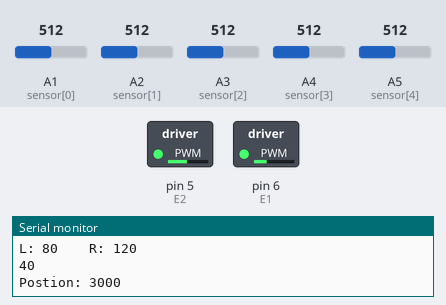
The sketch below on a simulated Arduino Uno, built with avr-gcc and run on an emulated ATmega328P. Shown: switched loads named in the sketch (green lamp = pin HIGH), the last lines printed to the serial monitor. The test bench sets the inputs (shaded band); at power-on: A1 (sensor[0]) = 512, A4 (sensor[3]) = 512, A5 (sensor[4]) = 512, A2 (sensor[1]) = 512, A3 (sensor[2]) = 512.

Above: at 1.2 s.
1.3 s: A1 (sensor[0]) set to 583
At 2.6 s:
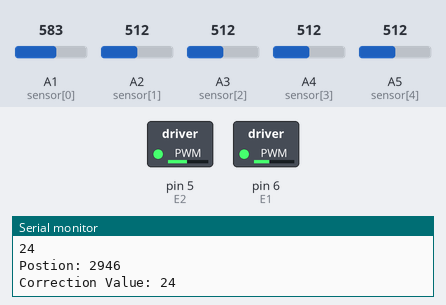
2.9 s: A1 (sensor[0]) set to 598
At 3.7 s:
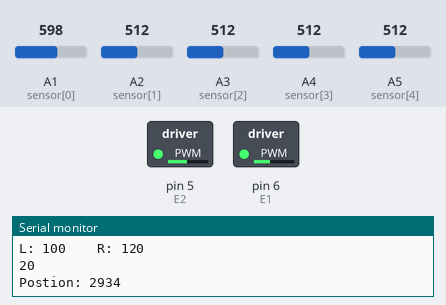
5.9 s: A4 (sensor[3]) set to 716
At 6.4 s:
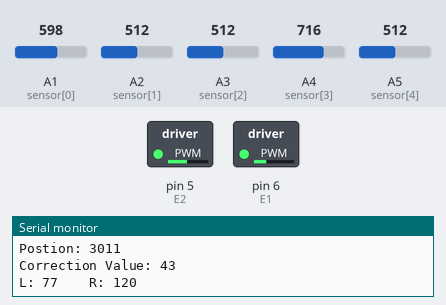
7.5 s: A5 (sensor[4]) set to 716
At 8.5 s:
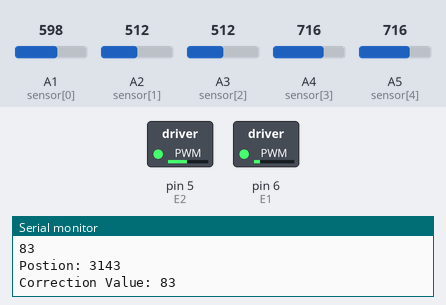
9.1 s: A4 (sensor[3]) set to 110
At 9.6 s:
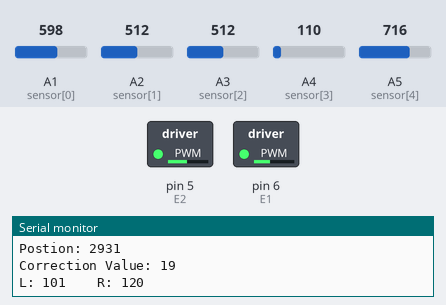
10.7 s: A5 (sensor[4]) set to 306
At 11.6 s:
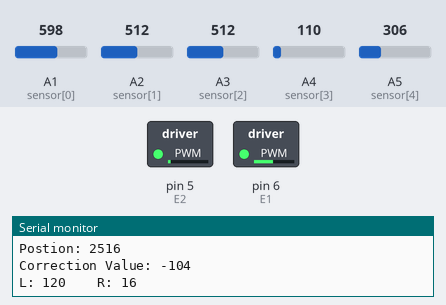
Timing chart, 0 to 13.2 s (numbered marks = the images above; inputs shaded):
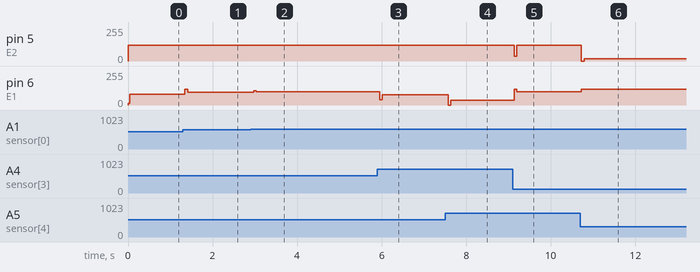

Measured:
- after the input at 1.3 s, pin 5 (E2): 120/255 → 118/255 after 0.05 s, → 120/255 0.06 s later; pin 6 (E1): 80/255 → 120/255 after 0.05 s, → 96/255 0.06 s later
- after the input at 2.9 s, pin 6 (E1): 96/255 → 106/255 after 0.07 s, → 100/255 0.06 s later
- after the input at 5.9 s, pin 6 (E1): 100/255 → 38/255 after 0.05 s, → 77/255 0.06 s later
- after the input at 7.5 s, pin 6 (E1): 77/255 → 0/255 after 0.08 s, → 37/255 0.06 s later
- after the input at 9.1 s, pin 5 (E2): 120/255 → 34/255 at once, → 120/255 0.06 s later; pin 6 (E1): 37/255 → 120/255 at once, → 101/255 0.06 s later
- after the input at 10.7 s, pin 5 (E2): 120/255 → 0/255 at once, → 16/255 0.07 s later; pin 6 (E1): 101/255 → 120/255 at once

The sketch:

hack.ino
```cpp
const int sensor[5] = {A1, A2, A3, A4, A5}; // Setting sensor array to analog pins
const float Kp = 0.3;//0.8; //CHANGE THESE
const float Ki = 0;//0.4;
const float Kd = 0.5;//0.3;
const int setPoint = 2865; // YOU SHOULD CHANGE THIS (This is what the robot will refer to as 'correct') Find position at set point and put the value in.
const int maxSpeed = 120; //YOU CAN CHANGE THIS
const int ldr_pin = A0;
int E1 = 6;     //M1 Speed Control
int E2 = 5;     //M2 Speed Control
int M1 = 4;    //M1 Direction Control
int M2 = 7;    //M1 Direction Control

int leftSpeed = 0;
int rightSpeed = 0;

int sensorReadings[5] = {0, 0, 0, 0, 0}; // For storing sensor readings
long sensorWeighted;
long sensorSum;

int correctionValue = 0;
double lastProportional = 0.0;

void readSensors() {
  sensorWeighted = 0;
  sensorSum = 0;
  for(int i = 0; i <5;i++){//for (int i = 0; i < 5; i++){
    sensorReadings[i] = map(analogRead(sensor[i]), 0, 1023, 0, 1000);
    sensorWeighted += sensorReadings[i] * (i + 1) * 1000L;  // Calculating the weighted version of the sensor readings
    sensorSum += sensorReadings[i]; // Calculating sum of sensor readings
  }
}

void pidCalc() {
  long Position = sensorWeighted / sensorSum;
  Serial.print("Postion: ");
  Serial.println(Position);
  long Proportional = Position - setPoint; // Finds difference from setPoint
  long Integral = Integral + Proportional; // Sums differences iteratively
  long Derivative = Proportional - lastProportional; // Finds rate of change of difference
  lastProportional = Proportional; // Saves difference state for referencing derivative

  correctionValue = int(Proportional * Kp + Integral * Ki + Derivative * Kd); // Applies PID weights
  Serial.print("Correction Value: ");
  Serial.println(correctionValue);
}

void turnCalc(){
// Restrict correctionValue to [- maxSpeed, maxSpeed]
  if (correctionValue < -maxSpeed || correctionValue > maxSpeed) {
    if (correctionValue < -maxSpeed) {
      correctionValue= -maxSpeed;
    }
    if (correctionValue > maxSpeed) {
      correctionValue = maxSpeed;
    }
  }

// Calculate turn values
  if (correctionValue < 0) {
    rightSpeed = maxSpeed + correctionValue;
    leftSpeed = maxSpeed;
    }

    else {
    rightSpeed = maxSpeed;
    leftSpeed = maxSpeed - correctionValue;
    }
}

void setMotors() {
  //motorLeft.setSpeed(leftSpeed);
  //motorRight.setSpeed(rightSpeed);
  analogWrite (E1,leftSpeed);      //PWM Speed Control
  digitalWrite(M1,HIGH);
  analogWrite (E2,rightSpeed);
  digitalWrite(M2,HIGH);
  Serial.print("L: ");
  Serial.print(leftSpeed);
  Serial.print("    ");
  Serial.print("R: ");
  Serial.println(rightSpeed);

  Serial.println(correctionValue);
}

void setup()
{
for (int i = 0; i < 5; i++){
    pinMode(sensor[i], INPUT);
}
    Serial.begin(9600);
}

void loop()
{
  readSensors();  //Reads sensor values and computes sensor sum and weighted average
  pidCalc();      //Calculates position[set point] and computes Kp, Ki and Kd
  turnCalc();     //Computes the error to be corrected
  setMotors();  //Sends PWM signals to the motors

  //motorRight.run(FORWARD);
  //motorLeft.run(FORWARD);

  delay(20);

/*
  Serial.print("L: ");
  Serial.print(leftSpeed);
  Serial.print("    ");
  Serial.print("R: ");
  Serial.println(rightSpeed);

  Serial.println(correctionValue);
  */
/*
  for (int i = 0; i <5; i++) {
      Serial.print("SNSR ");
      Serial.print(i);
      Serial.print(":");
      Serial.println(int(sensor[i]));

  }
  */
  Serial.println("");
}
```
